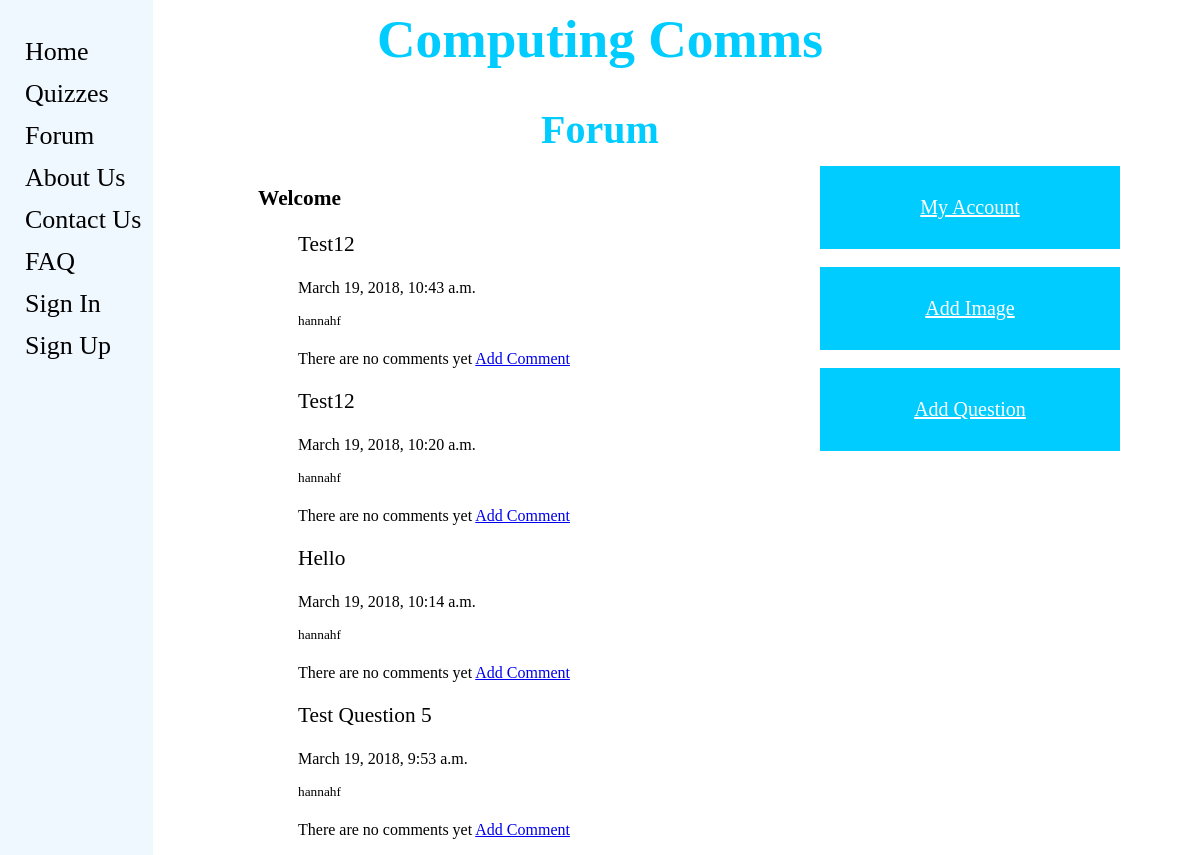
Before: /computingcomms/forum with the older database file.
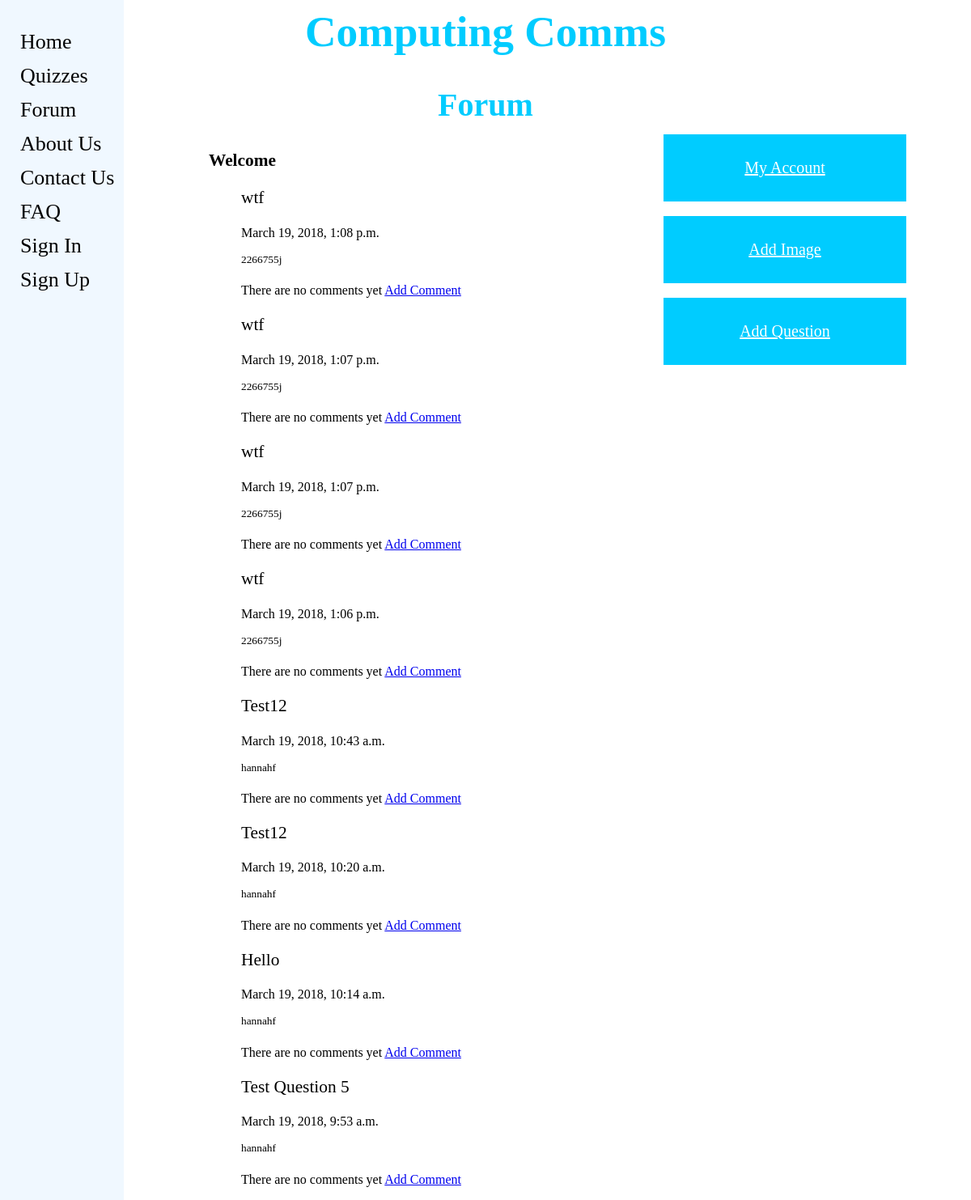
After: the same page with the newer database file.
### computingcomms/models.py (models this page shows, shortened)
class ForumPost(models.Model):
    question = models.CharField(max_length=128)
    picture = models.ImageField(upload_to='forum_images',blank=True)
    date = models.DateTimeField(auto_now=True)
    user = models.ForeignKey(User, on_delete=models.DO_NOTHING)

### computingcomms/views.py (the view)
def forum(request):
    posts_list = ForumPost.objects.order_by('-date')
    comments_list = Comment.objects.order_by('-date')
    context_dict = {'posts': posts_list, 'comments': comments_list}
    return render(request, 'computingcomms/forum.html', context_dict)

### templates/computingcomms/forum.html (shortened to what this page needs)
{% extends 'computingcomms/base.html' %}
{% load staticfiles %}
{% block head_block %}
	<div>
		<center><h1>Computing Comms</h1></center>
                <center><h2>Forum</h2></center>
	</div>
{% endblock %}
{% block body_block %}
	<div>
		{% if user.is_authenticated %}
			<h3><p>Welcome {{ user.username }}</p></h3>
		{% else %}
			<h3><p>Welcome</p></h3>
		{% endif %}
	</div>
	<div>
	    {% if posts %}
		<ul>
		{% for post in posts %}
			<p>{{ post.question }}</p>
			<p id="date">{{ post.date }}</p>
			<p id="user">{{ post.user }}</p>
			{% if comments %}
				<ul>
`				{% for comment in comments %}
				   <p id="comment">{{ comment.comment }}<br>
				   {{ comment.user }} <br>
				   {{ comment.date }} <br>
				   {{ comment.image }}<br>
				    <a href="{% url 'add_comment' %}">Add Comment</a></p>
				{% endfor %}
				</ul>
			    {% else %}
				<p id="comment">There are no comments yet
				<a href="{% url 'add_comment' %}">Add Comment</a></p>
			    {% endif %}
		{% endfor %}
		</ul>
	    {% else %}
		<strong>There are no posts present.</strong>
	    {% endif %}
	</div>
	<div class="buttons_position">
		<ul>
		<a href="{% url 'my_account' %}"><button class="button">My Account</a></button><br><br>
		<a href="{% url 'add_image' %}"><button class="button">Add Image</a></button><br><br>
		<a href="{% url 'add_question' %}"><button class="button">Add Question</a></button>
		</ul>
	</div>
{% endblock %}

### templates/computingcomms/base.html (shortened to what this page needs)
{% load staticfiles %}
<head>
	<link rel="stylesheet" type="text/css" href="{% static "CSS/stylesheet.css" %}"/>
</head>
<html>
	<head>
		{% block head_block %}
		{% endblock %}
	</head>
	<body>
		<div class ="sidenav">
			{% block sidebar_block %}
				<ul>
					<a href="{% url 'home' %}">Home</a>
					<a href="{% url 'quizzes' %}">Quizzes</a>
					<a href="{% url 'forum' %}">Forum</a>
					<a href="{% url 'about_us' %}">About Us</a>
					<a href="{% url 'contact_us' %}">Contact Us</a>
					<a href="{% url 'faq' %}">FAQ</a>
					{% if user.is_authenticated %}
						<a href="{% url 'my_account' %}">My Account</a>
						<a href="{% url 'sign_out' %}">Logout</a>
					{% else %}
						<a href="{% url 'login' %}">Sign In</a>
						<a href="{% url 'register' %}">Sign Up</a>
					{% endif %}
                </ul>
			{% endblock %}
		</div>
		<div>
			{% block body_block %}
			{% endblock %}
		</div>
	</body>
</html>

### static/CSS/stylesheet.css (style rules this page uses)
h1 { font-size: 40pt; text-align: center; color: #00ccff; font-family: Bernard MT Condensed; }
h2 { font-size: 30pt; text-align: center; color: #00ccff; font-family: Bernard MT Condensed; }
p { font-size: 16pt; color: black; font-family: Calibri; margin-left: 250px; margin-right: 30px; }
#date { font-size: 12pt; color: black; font-family: Calibri; }
#user { font-size: 10pt; color: black; font-family: Calibri; }
#comment { font-size: 12pt; color: black; font-family: Calibri; }
.button { background-color: #00ccff; border: none; color: white; padding: 30px 62px; text-align: center; text-decoration: none; display: inline-block; font-size: 20px; font-family: Calibri; width: 300px; }
.sidenav { height: 100%; width: 170px; position:fixed; z-index: 1; top: 0; left: -17; background-color: #F0F8FF; overflow-x: hidden; padding-top: 15px; }
.sidenav a { padding: 6px 2px 6px 2px; text-decoration: none; font-size: 26px; font-family: Calibri; color: black; display: block; }
.button a:link { color: white; font-size: 20px; font-family: Calibri; }
.buttons_position { position: absolute; top: 150px; right: 80px }

Changed rows visible on the page:
added ForumPost: question "wtf", date "March 19, 2018, 1:08 p.m.", user "2266755j"
added ForumPost: question "wtf", date "March 19, 2018, 1:07 p.m.", user "2266755j"
added ForumPost: question "wtf", date "March 19, 2018, 1:07 p.m.", user "2266755j"
added ForumPost: question "wtf", date "March 19, 2018, 1:06 p.m.", user "2266755j"
